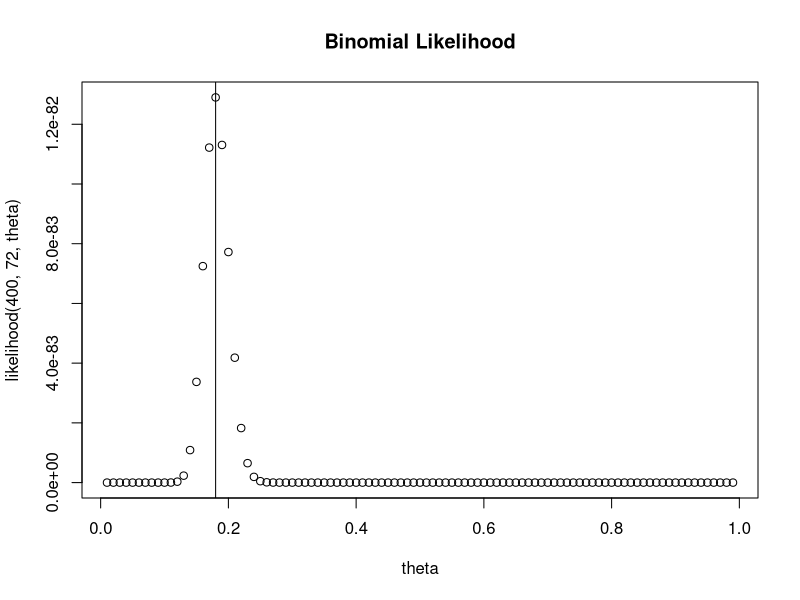
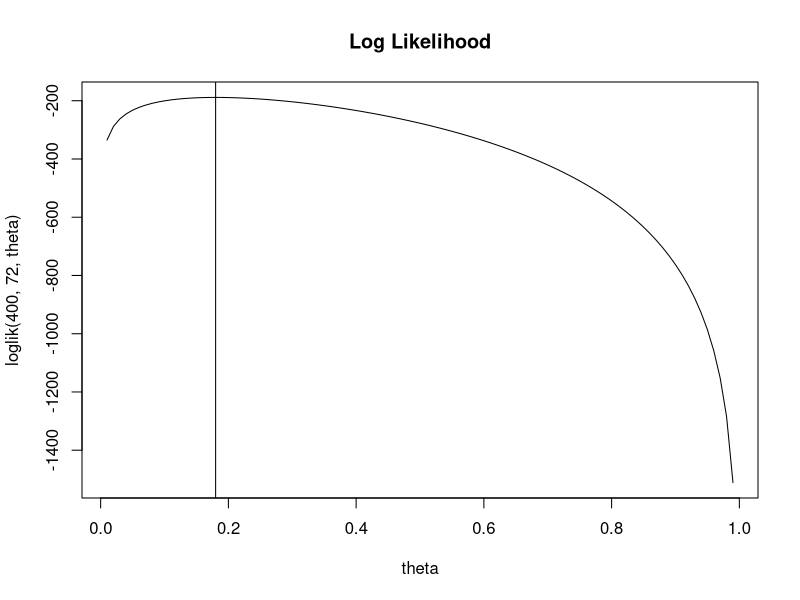
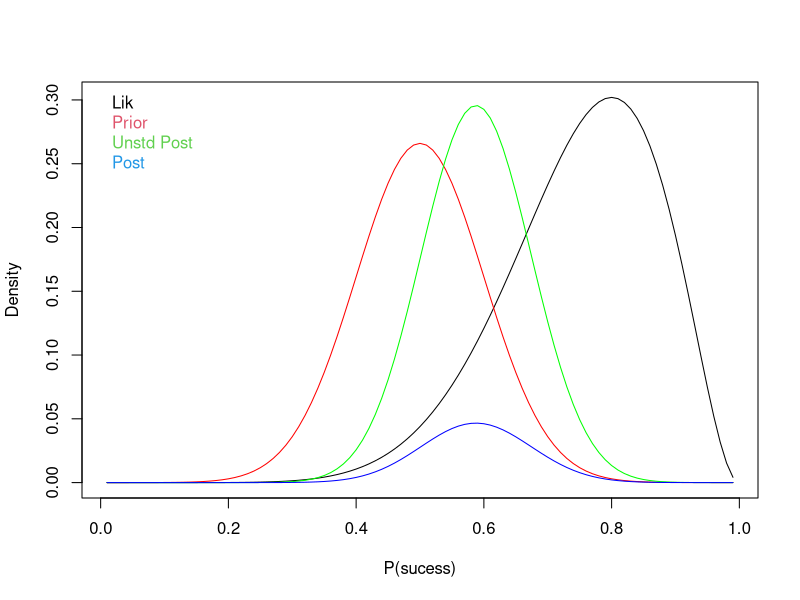
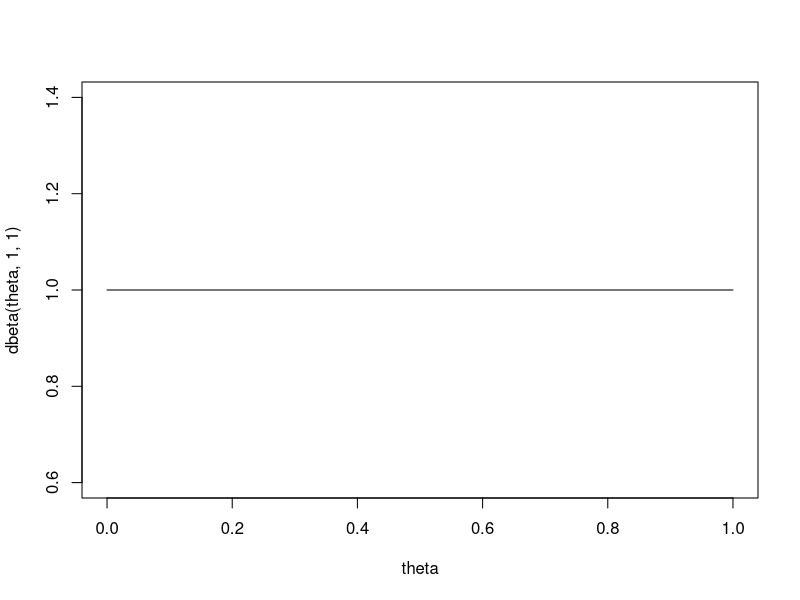
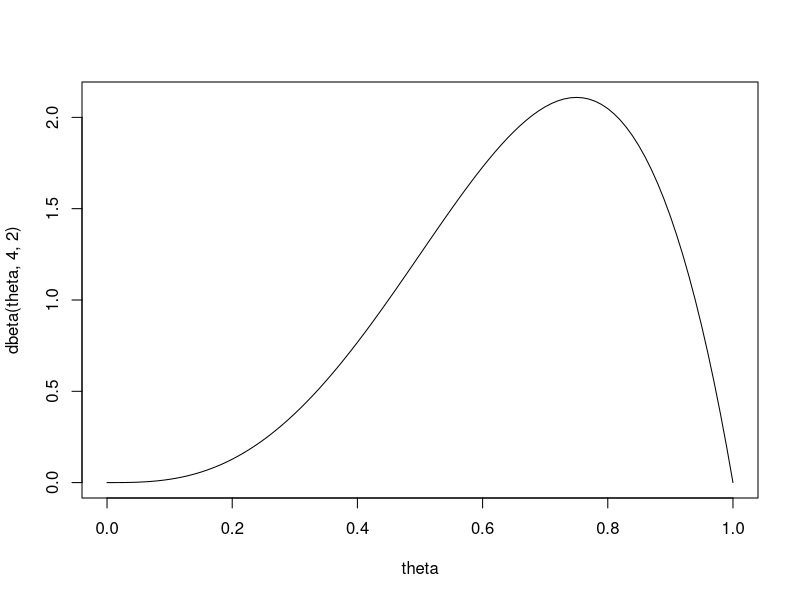
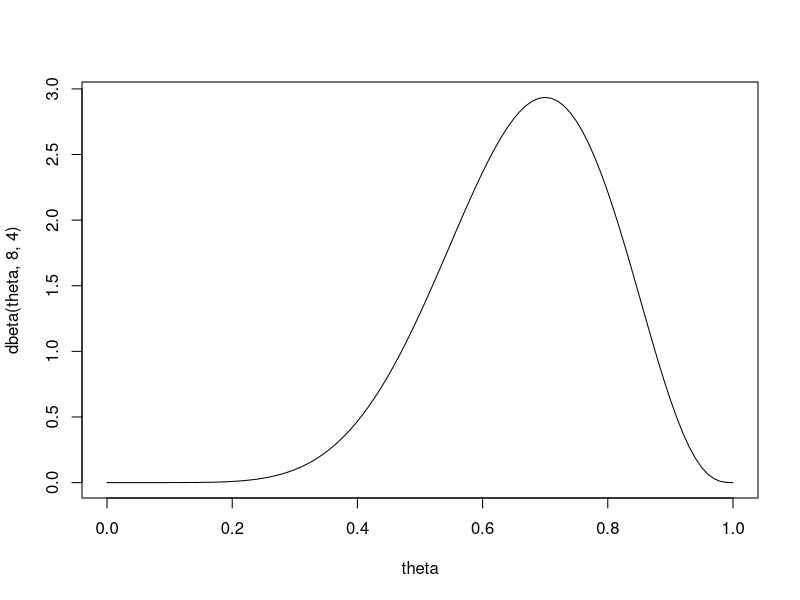
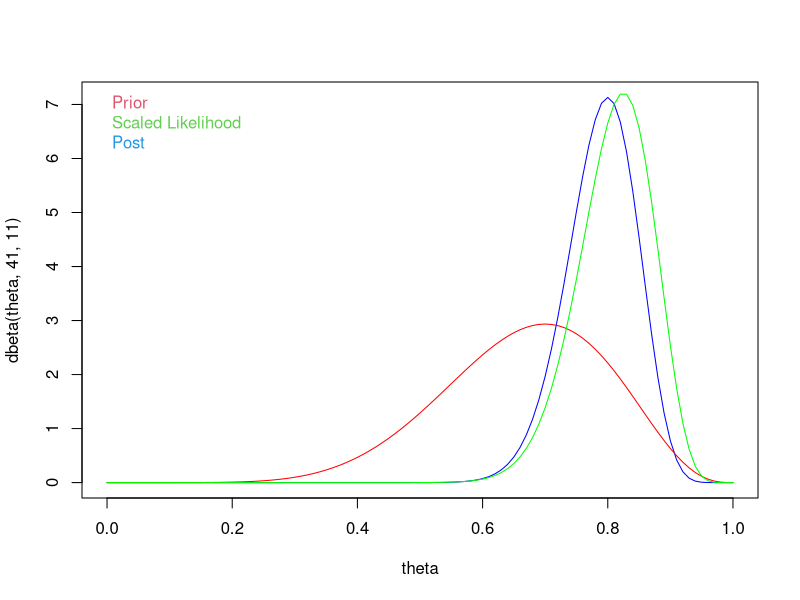
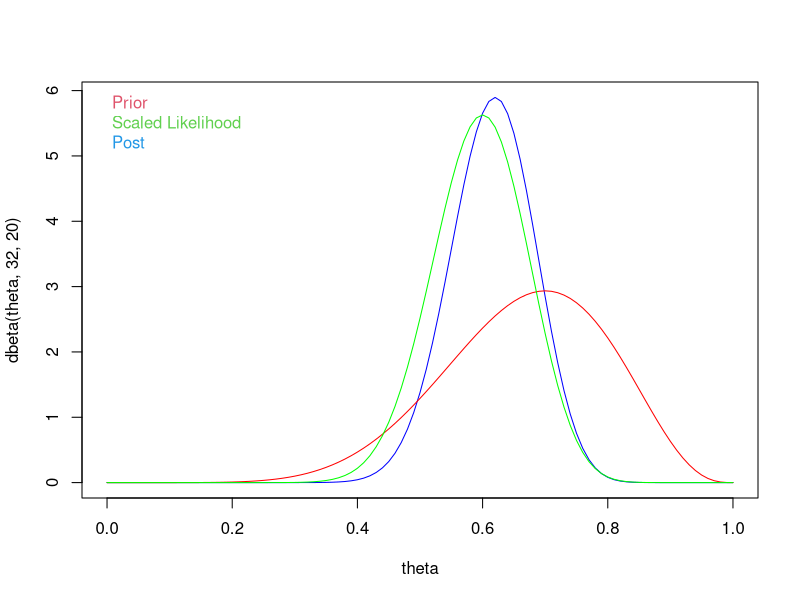

Recreate these plots in R, in order.
## ---- chunk 1
knitr::opts_chunk$set(echo = TRUE)
## ---- chunk 2
# binomial likelihood
likelihood <- function(n, y, theta){
  likelihood <- theta^y*(1-theta)^(n-y)
  return(likelihood)
}

theta <- seq(0.01, 0.99, by = 0.01)
plot(theta,likelihood(400, 72, theta), main = 'Binomial Likelihood')
abline(v = 72/400)

# log likelihood
loglik <- function(n, y, theta){
  loglik <- y*log(theta)+(n-y)*log(1-theta)
  return(loglik)
}
plot(theta, loglik(400,72,theta), type = 'l', main = 'Log Likelihood')
abline(v = 72/400)
## ---- chunk 3
# the paramter of binomial
theta <- seq(0.01, 0.99, by = 0.01)

# likelihood distribution (observed data)
lik <- dbinom(8, size = 10, theta)
plot(theta, lik, type = "l", xlab = "P(sucess)", ylab = "Density")

# prior distribution (the belief)
prior <- dnorm(theta, mean = .5, sd = .1)
lines(theta, prior/15, col = "red") # scale the prior

# the unstardardised posterior
lik.x.prior <- lik * prior
lines(theta, lik.x.prior, col = "green")

# the stardardised posterior distribution
posterior <- lik.x.prior / sum(lik.x.prior)
lines(theta, posterior, col = "blue")

legend("topleft", legend = c("Lik", "Prior", "Unstd Post", "Post"),
text.col = 1:4, bty = "n")

## ---- chunk 4
theta <- seq(0,1,by=0.01)
plot(theta, dbeta(theta, 1, 1), type = 'l')
plot(theta, dbeta(theta, 4, 2), type = 'l')
plot(theta, dbeta(theta, 8, 4), type = 'l')
# from the plots, prior ~ beta(8,4) makes more sense

## ---- chunk 5
1-pbeta(0.25,8,4)
1-pbeta(0.75,8,4)
1-pbeta(0.8,8,4)
## ---- chunk 6
# posterior ~ beta(8+33, 4+40-33) = beta(41, 11)
(8+33)/(8+4+40) # posterior mean
33/40 # MLE

plot(theta, dbeta(theta, 41, 11), type = 'l', col = "blue") # posterior
lines(theta, dbeta(theta, 8,4),col = "red") # prior
lines(theta, 44*dbinom(33, size = 40, theta), col = "green") # scaled likelihood (observed) 
legend("topleft", legend = c("Prior", "Scaled Likelihood", "Post"),text.col = 2:4, bty = "n")

# posterior probabilities
1 - pbeta(0.25, 41, 11)
1 - pbeta(0.5, 41, 11)
1 - pbeta(0.8, 41, 11)

# two-taild posterior credible interval
qbeta(0.025, 41, 11)
qbeta(0.975, 41, 11)
## ---- chunk 7
# posterior ~ beta(8+24, 4+40-24) = beta(32, 20)
(8+24)/(8+4+40) # posterior mean
24/40 # MLE

plot(theta, dbeta(theta, 32, 20), type = 'l', col = "blue") # posterior
lines(theta, dbeta(theta, 8,4),col = "red") # prior
lines(theta, 44*dbinom(24, size = 40, theta), col = "green") # scaled likelihood (observed) 
legend("topleft", legend = c("Prior", "Scaled Likelihood", "Post"),text.col = 2:4, bty = "n")

# posterior probabilities
1 - pbeta(0.25, 32, 20)
1 - pbeta(0.5, 32, 20)
1 - pbeta(0.8, 32, 20)

# two-taild posterior credible interval
qbeta(0.025, 32, 20)
qbeta(0.975, 32, 20)
## ---- chunk 8
# use simlutation
theta1 <- rbeta(1000, 41, 11)
theta2 <- rbeta(1000, 32, 20)
mean(theta1 > theta2)
# Therefore, the probability of the first student has a better chance of getting question right than the second student is 97.3%
